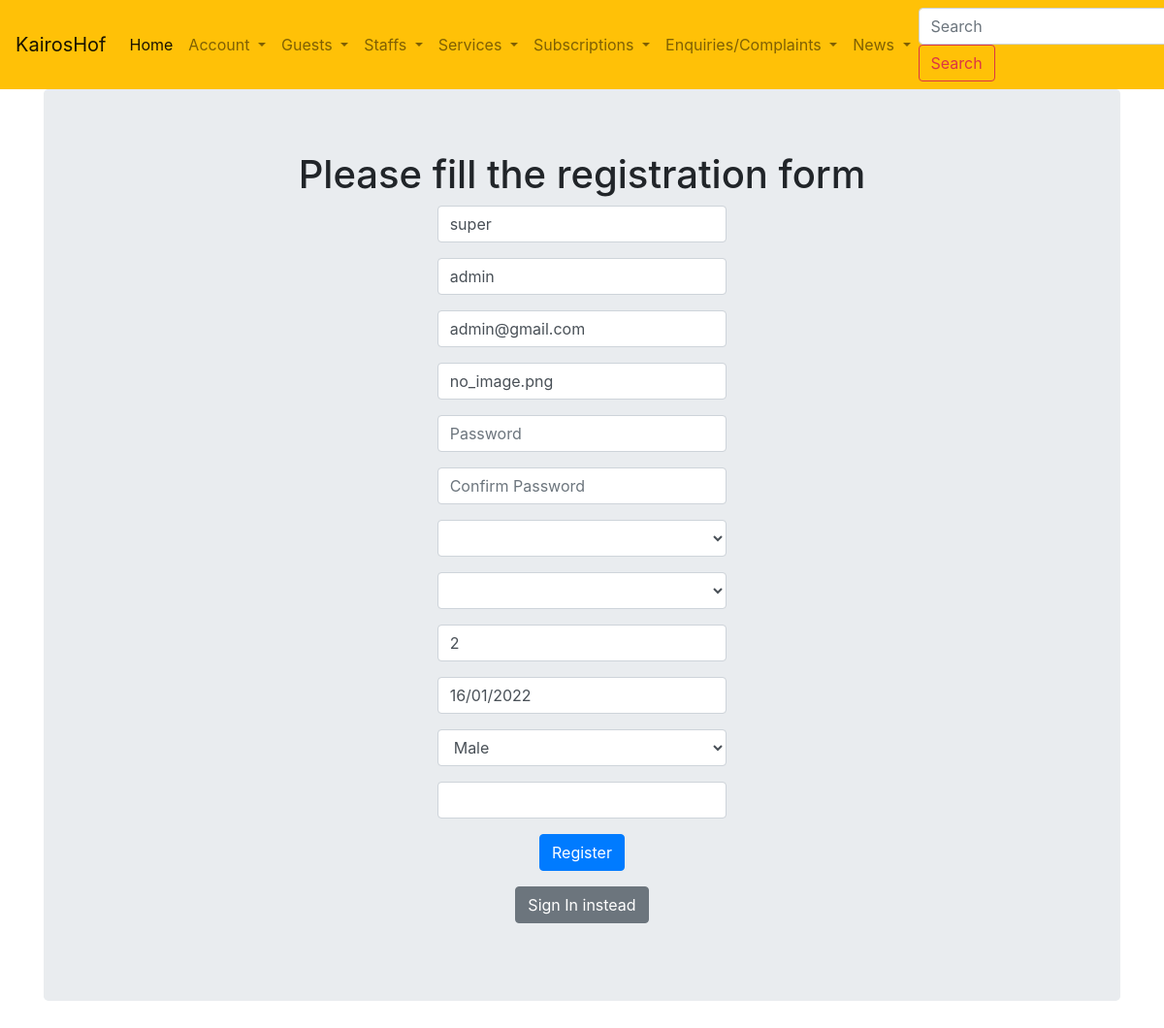
/updateUser/1 (signed in), run on the app's committed database.
### estate_management/usermodels.py (models this page shows, shortened)
class User(db.Model, UserMixin):
    __tablename__ = 'users'
    __table_args__ =  (db.UniqueConstraint('username'),db.UniqueConstraint('telephone'), db.PrimaryKeyConstraint('id'),)
    id = db.Column(db.Integer, primary_key=True)
    profile_image = db.Column(db.String(20), nullable=False, default='no_image.png')
    firstname = db.Column(db.String, nullable=False)
    lastname = db.Column(db.String, nullable=False)
    dateofbirth = db.Column(db.DateTime, nullable=False)
    username = db.Column(db.String, nullable=False, unique=True)
    password_hash = db.Column(db.String, nullable=False)
    streetname = db.Column(db.Text, nullable=False, default=None)
    housenumber = db.Column(db.String, nullable=False, default=None)
    flatnumber = db.Column(db.String, nullable=True, default=None)
    gender = db.Column(db.String, nullable=False)
    telephone = db.Column(db.Text, nullable=False, unique=True)
    registration_date = db.Column(db.DateTime(), nullable=False, default=datetime.now())
    estate = db.Column(db.Integer, db.ForeignKey('estates.id'))
    role = db.Column(db.Integer, db.ForeignKey('roles.id'))
    guests = db.relationship('Guest', backref='host', lazy='dynamic')
    staffs = db.relationship('Staff', backref='boss', lazy='dynamic')
    services = db.relationship('Service', backref='requester', lazy='dynamic')
    enquiries = db.relationship('Enquiry', backref='asker', lazy='dynamic')
    subscriptions = db.relationship('Subscription', backref='subscriber', lazy='dynamic')
    news = db.relationship('Publication', back_populates='users')
    """
    def validate_phone(self, data):
        '''Regular verification of mobile phone number'''
        phone = telephone.data
        if not re.search(r'^234\d{10}$', phone):
            raise ValidationError('Mobile phone number format is incorrect')
    """
    def format(self):
        return {
        'firstname': self.firstname,
        'lastname': self.lastname,
        'dateofbirth': self.dateofbirth,
        'username': self.username,
        'streetname': self.streetname,
        'housenumber': self.housenumber,
        'flatnumber': self.flatnumber,
        'gender': self.gender,
        'telephone': self.telephone,
        'role': self.role
        }

### estate_management/core/userviews.py (the view, shortened to what this page needs)
@core.route("/updateUser/<int:user_id>", methods=["GET", "POST"])
@login_required
def updateUser(user_id):
    user = User.query.get(user_id)
    form = UserForm(request.form, obj=user)
    return render_template("user.html", form=form, users=User.query.all())

### estate_management/usermodels.py (called while the page is built)
@login_manager.user_loader
def load_user(user_id):
    return User.query.get(user_id)

### estate_management/templates/user.html (shortened to what this page needs)
{% extends 'layout.html' %}
{% block content %}
    <link rel="stylesheet" href="https://cdnjs.cloudflare.com/ajax/libs/intl-tel-input/16.0.4/css/intlTelInput.css">
    <div class="jumbotron">
      <div align='center'>
        <h1 >Please fill the registration form</h1>
        <div class="container">
          <form  method="POST" action = "" enctype="multipart/form-data">
            <div class="col-auto my-1">
              <div class="form-group col-md-4">
                {{form.firstname(class='form-control', placeholder="First Name")  }}
              </div>
            </div>
            <div class="col-auto my-1">
              <div class="form-group col-md-4">
                {{form.lastname(class='form-control', placeholder="Last Name")  }}
              </div>
            </div>
            <div class="col-auto my-1">
              <div class="form-group col-md-4">
                {{form.username(class='form-control', placeholder="Email Address")  }}
              </div>
            </div>
            <div class="col-auto my-1">
              <div class="form-group col-md-4">
                {{form.profile_image(class='form-control', placeholder="Profile Image")  }}
              </div>
            </div>
            <div class="col-auto my-1">
              <div class="form-group col-md-4">
                {{form.password(class='form-control', placeholder="Password")  }}
              </div>
            </div>
            <div class="col-auto my-1">
              <div class="form-group col-md-4">
                {{form.pass_confirm(class='form-control', placeholder="Confirm Password")  }}
              </div>
            </div>
            <div class="col-auto my-1">
              <div class="form-group col-md-4">
                {{form.streetname(class='form-control')  }}
              </div>
            </div>
            <div class="col-auto my-1">
              <div class="form-group col-md-4">
                {{form.housenumber(class='form-control', required='false')  }}
              </div>
            </div>
            <div class="col-auto my-1">
              <div class="form-group col-md-4">
                {{form.flatnumber(class='form-control')  }}
              </div>
            </div>
            <div class="col-auto my-1">
              <div class="form-group col-md-4">
                {{form.dateofbirth(class='form-control', placeholder="dd/mm/yyyy")  }}
              </div>
            </div>
            <div class="col-auto my-1">
              <div class="form-group col-md-4">
                {{form.gender(class="form-control")  }}
              </div>
            </div>
            <div class="col-auto my-1">
              <div class="form-group col-md-4">
              </div>
            </div>
            <div class="form-group">
                {{ form.submit(class="btn btn-primary") }}
            </div>
          </form>
          <p><a class="btn btn-secondary" href="{{url_for('core.login')}}">Sign In instead</a></p>
        </div>
      </div>
    </div>
{% endblock %}

### data on the page
User: firstname "super", lastname "admin", username "admin@gmail.com", profile_image "no_image.png", flatnumber "2", dateofbirth "16/01/2022", gender "Male"
